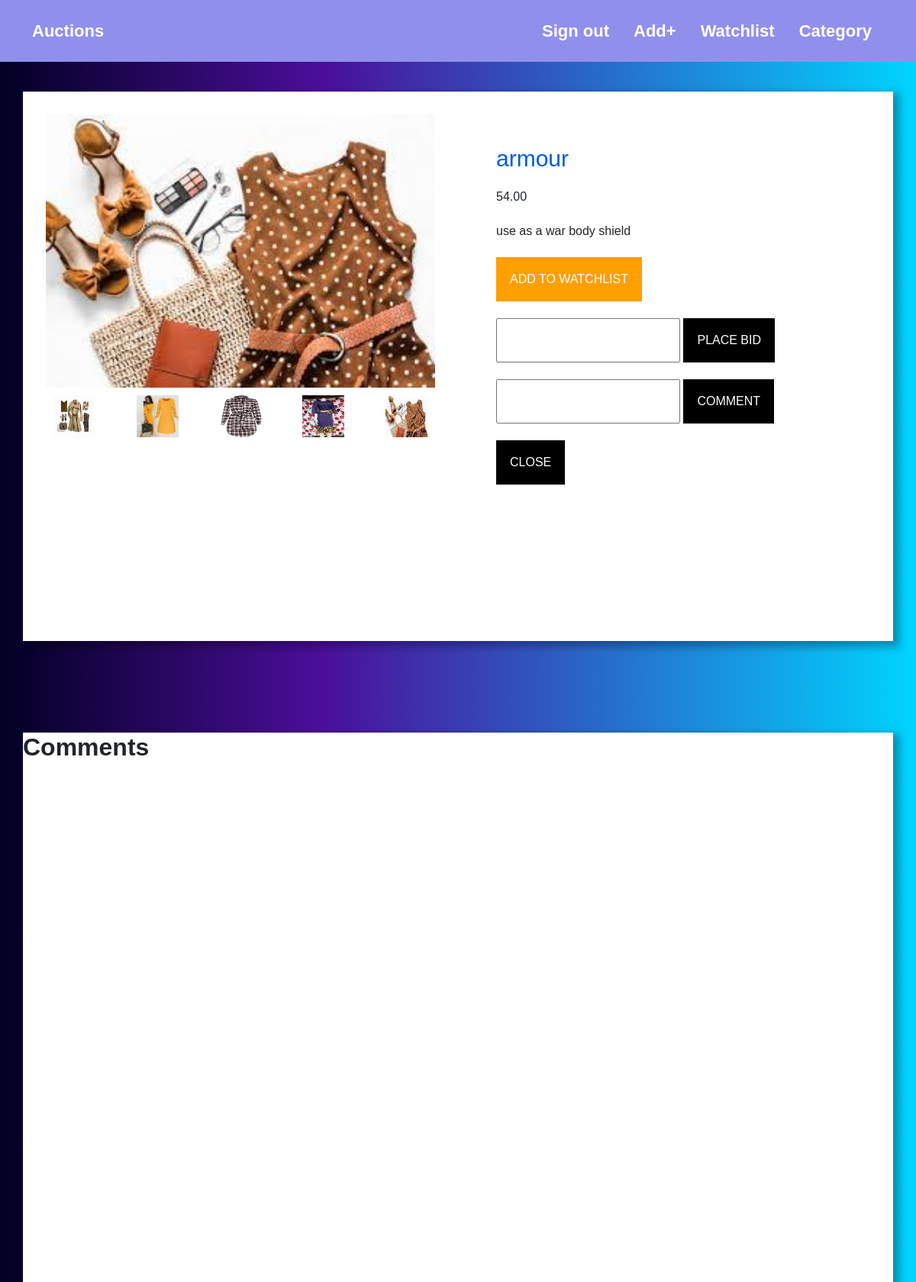
Screenshot of /listing_detail/1 (signed in) with the database file from the repository.
### auctions/models.py (models this page shows, shortened)
class Listing(models.Model):
    options = [
        ("Co", "Clothing"),
        ("PH", "Phones"),
        ("FR", "Furnitures"),
    ]
    title = models.CharField(max_length=100, null=True)
    description = models.TextField(null=True)
    starting_bid = models.DecimalField(max_digits=10, default=10, decimal_places=2)
    current_bid = models.DecimalField(max_digits=10, null=True, decimal_places=2)
    creator = models.ForeignKey(settings.AUTH_USER_MODEL, null=True, on_delete=models.CASCADE)
    created_at = models.DateTimeField(auto_now_add=True, null=True)
    is_active = models.BooleanField(default=True)
    category = models.CharField(choices=options, max_length=5, blank=False, null=True)

### auctions/views.py (the view)
# urls.py: path("listing_detail/<int:id>", views.listing_detail, name="listing_detail"),
@login_required
def listing_detail(request, id):
    listing_item = Listing.objects.get(pk=id)
    user_watchlist, created = Watchlist.objects.get_or_create(user=request.user)
    watchlist_items = user_watchlist.items.all()
    bids = Bid.objects.filter(listing=listing_item).order_by('-created_at')
    latest_bidder = bids.first()
    if latest_bidder:
        latest_bidder = latest_bidder.bidder
    comments = Comment.objects.filter(listing=listing_item)
    creator = listing_item.creator
    user = request.user
    return render(request, "auctions/listing_detail.html", {
        "listing": listing_item,
        "watchlist_items": watchlist_items,
        "latest_bidder": latest_bidder,
        "comments": comments,
        "user": user,
        "creator": creator
    })

### auctions/templates/auctions/listing_detail.html (shortened to what this page needs)
{% extends "auctions/layout.html" %}
{% block body %}
{% load static %}
<section>
    <div class="detail-container flex">
        <div class="left">
            <div class="main_image">
                <img src = {% static "images/download.jpg" %} class="slide">
            </div>
            <div class="option flex">
                <div><img src = {% static "images/images (1).jpg" %}></div>
                <div><img src = {% static "images/images (2).jpg" %}></div>
                <div><img src = {% static "images/images (3).jpg" %}></div>
                <div><img src = {% static "images/images.jpg" %}></div>
                <div><img src = {% static "images/download.jpg" %}></div>
            </div>
        </div>
        <div class="right">
            <h3>{{ listing.title }}</h3>
            {% if listing %}{{ listing.current_bid }}{% else %} {{ listing.starting_bid }} {% endif %}
            <p>{{ listing.description }}</p>
            <div class="btn-groups">
                {% if listing in watchlist_items %}
                <a href="{% url 'remove_from_watchlist' item_id=listing.id %}" class="fas fa-shopping-cart"><button type = "button" class = "add-cart-btn">remove from watchlist</button></a>
                {% else %}
                <a href="{% url 'add_to_watchlist' item_id=listing.id %}" class="fas fa-shopping-cart"><button type = "button" class = "add-cart-btn">add to watchlist</button></a>
                {% endif %}
            </div>
            <div>
                {% if listing.is_active == True %}
                    <form method="POST" action="{% url "place_bid" %}">
                        <div class="btn-groups">
                            <input type="number" id="bid-value" step="0.00" name="amount">
                            <button type="submit" id="bidbutton" class="buy-now-btn">Place bid</button>
                        </div>
                    </form>
                {% else %}
                    {% if user == latest_bidder %}
                        <h4>Congratulations! You won the bid.</h4>
                    {% else %}
                        <h4>Bidding has been closed for this item.</h4>
                    {% endif %}
                {% endif %}
            </div>
            <form method="POST" action="{% url "add_comment" %}">
                <div class="btn-groups">
                    <input type="text" id="bid-value" name="text">
                    <button type="submit" id="bidbutton" class="buy-now-btn">Comment</button>
                </div>
            </form>
            {% if user == creator %}
                <form method="POST" action="{% url "close_listing" listing_id=listing.id %}">
                    <div class="btn-groups">
                        <button type="submit" id="bidbutton" class="buy-now-btn">Close</button>
                    </div>
                </form>
            {% endif %}
        </div>
    </div>
    <div class="comment-container">
        <h4>Comments</h4>
    </div>
</section>
{% endblock %}

### auctions/static/auctions/styles.css (style rules this page uses)
* { padding: 0; margin: 0; box-sizing: border-box; }
body { background: linear-gradient(90deg, rgba(2,0,36,1) 0%, rgba(75,14,154,1) 35%, rgba(0,212,255,1) 100%); font-family: 'Poppins', sans-serif; max-width: 100%; overflow-x: hidden; }
h3, h5 { color: rgb(0, 91, 228); }
.btn-groups { margin-top: 22px; }
.btn-groups button { display: inline-block; font-size: 16px; font-family: inherit; text-transform: uppercase; padding: 15px 16px; color: #fff; cursor: pointer; transition: all 0.3s ease; }
.add-cart-btn { background-color: #FF9F00; border: 2px solid #FF9F00; margin-right: 8px; }
.buy-now-btn { background-color: #000; border: 2px solid #000; }
.btn-groups input { padding: 15px; }
h4 { font-size: 2rem !important; font-weight: 700; }
.comment-container { max-width: 95%; margin: auto; min-height: 90vh; margin-top: 10%; background: white; box-shadow: 5px 5px 10px 3px rgba(0, 0, 0, 0.3); }
.detail-container { max-width: 95%; margin: auto; min-height: 90vh; margin-top: 10%; background: white; box-shadow: 5px 5px 10px 3px rgba(0, 0, 0, 0.3); }
.left, .right { width: 50%; padding: 30px; }
.flex { display: flex; justify-content: space-between; }
.main_image { width: auto; height: auto; }
.option img { width: 75px; height: 75px; padding: 10px; }
.main_image > img { width: 100%; }
.right { padding: 50px 100px 50px 50px; }
h3 { margin: 20px 0 20px 0; font-size: 30px; }
p { margin: 20px 0 20px 0; line-height: 25px; }

### rows the page displays
Listing: title "armour", current_bid "54.00", description "use as a war body shield"
